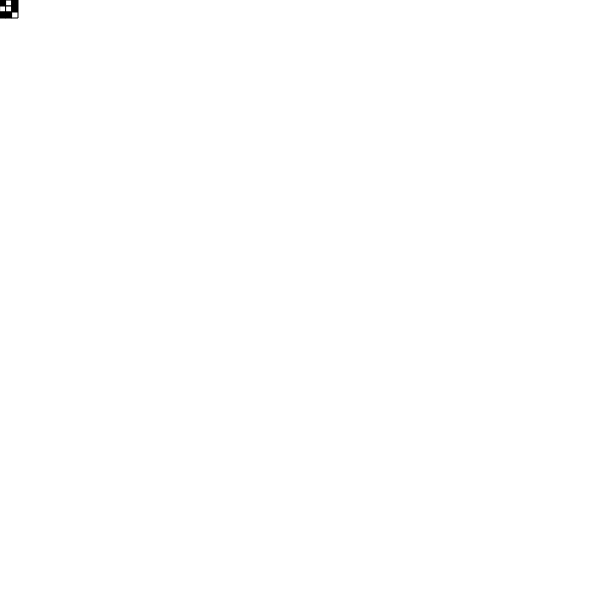
Frame 1 (no input)
Frame 60 (no input): identical to frame 1, image omitted
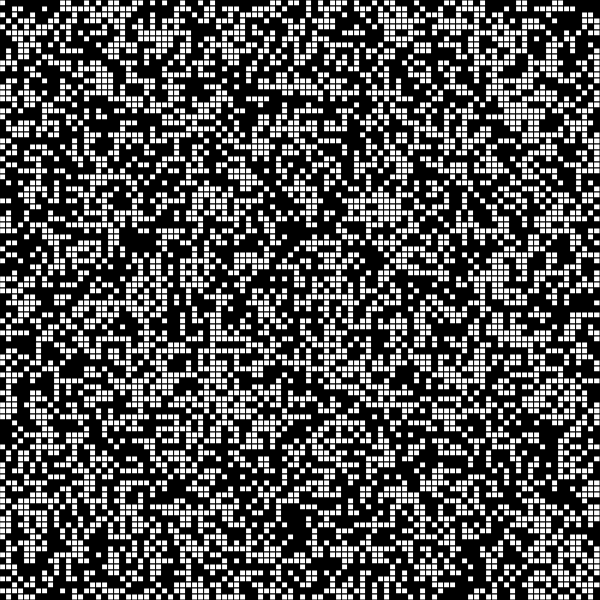
Frame 120 (the mouse pressed at the canvas centre since frame 60)

The p5.js sketch that drew these frames (run headless with seeded random() and noise() and a simulated clock; from frame 60 on, the mouse is pressed at the canvas centre):

// p5.js sketch
// ── sketch.js
let grid = [[0,1,0], [1,1,0], [0,0,1]];
let rows = 100;
let cols = 100;
let cellSize;


function setup() {
  createCanvas(600,600);
  cellSize = width/cols;
}

function draw() {
  background(255);
  displayGrid();


}

function displayGrid(){
  for (let x=0; x<grid.length; x++){
    for (let y=0; y<grid[0].length; y++){
      if(grid[x][y] ===0){
        fill(0);
      }
      else{
        fill(255);
      }

      rect(x*cellSize, y*cellSize, cellSize, cellSize);
    }
  }
}

function createRandom2dArray(cols, rows){
  let randomGrid = [];
  for (let x=0; x<cols; x++){
    randomGrid.push([]);
    for (let y=0; y<rows; y++){
      if (random(100) < 50){
        randomGrid[x].push(0);
      }
      else{
        randomGrid[x].push(1);
      }
    }

  }
  return randomGrid;
}

function mousePressed(){
  grid = createRandom2dArray(cols, rows);
}
